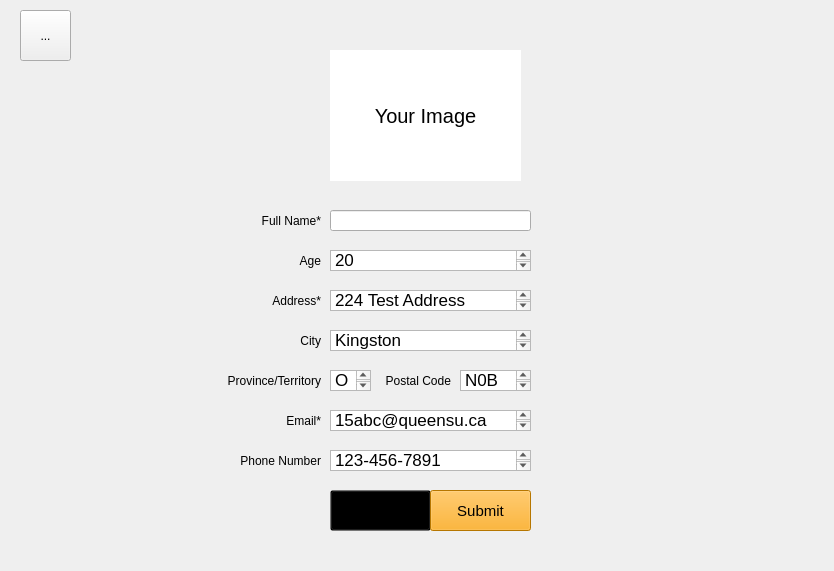
<?xml version="1.0" encoding="UTF-8"?>
<ui version="4.0">
 <class>SignUp</class>
 <widget class="QWidget" name="SignUp">
  <property name="geometry">
   <rect>
    <x>0</x>
    <y>0</y>
    <width>834</width>
    <height>571</height>
   </rect>
  </property>
  <property name="windowTitle">
   <string>Form</string>
  </property>
  <widget class="QTextEdit" name="textEdit_5">
   <property name="geometry">
    <rect>
     <x>330</x>
     <y>370</y>
     <width>41</width>
     <height>21</height>
    </rect>
   </property>
   <property name="html">
    <string>&lt;!DOCTYPE HTML PUBLIC &quot;-//W3C//DTD HTML 4.0//EN&quot; &quot;http://www.w3.org/TR/REC-html40/strict.dtd&quot;&gt;
&lt;html&gt;&lt;head&gt;&lt;meta name=&quot;qrichtext&quot; content=&quot;1&quot; /&gt;&lt;style type=&quot;text/css&quot;&gt;
p, li { white-space: pre-wrap; }
&lt;/style&gt;&lt;/head&gt;&lt;body style=&quot; font-family:'.SF NS Text'; font-size:13pt; font-weight:400; font-style:normal;&quot;&gt;
&lt;p style=&quot; margin-top:0px; margin-bottom:0px; margin-left:0px; margin-right:0px; -qt-block-indent:0; text-indent:0px;&quot;&gt;ON&lt;/p&gt;&lt;/body&gt;&lt;/html&gt;</string>
   </property>
  </widget>
  <widget class="QLabel" name="label_5">
   <property name="geometry">
    <rect>
     <x>250</x>
     <y>320</y>
     <width>71</width>
     <height>41</height>
    </rect>
   </property>
   <property name="styleSheet">
    <string notr="true">font-family: &quot;Avenir Next&quot;;</string>
   </property>
   <property name="text">
    <string>City</string>
   </property>
   <property name="alignment">
    <set>Qt::AlignRight|Qt::AlignTrailing|Qt::AlignVCenter</set>
   </property>
  </widget>
  <widget class="QTextEdit" name="textEdit_3">
   <property name="geometry">
    <rect>
     <x>330</x>
     <y>290</y>
     <width>201</width>
     <height>21</height>
    </rect>
   </property>
   <property name="html">
    <string>&lt;!DOCTYPE HTML PUBLIC &quot;-//W3C//DTD HTML 4.0//EN&quot; &quot;http://www.w3.org/TR/REC-html40/strict.dtd&quot;&gt;
&lt;html&gt;&lt;head&gt;&lt;meta name=&quot;qrichtext&quot; content=&quot;1&quot; /&gt;&lt;style type=&quot;text/css&quot;&gt;
p, li { white-space: pre-wrap; }
&lt;/style&gt;&lt;/head&gt;&lt;body style=&quot; font-family:'.SF NS Text'; font-size:13pt; font-weight:400; font-style:normal;&quot;&gt;
&lt;p style=&quot; margin-top:0px; margin-bottom:0px; margin-left:0px; margin-right:0px; -qt-block-indent:0; text-indent:0px;&quot;&gt;224 Test Address&lt;/p&gt;&lt;/body&gt;&lt;/html&gt;</string>
   </property>
  </widget>
  <widget class="QTextEdit" name="textEdit_7">
   <property name="geometry">
    <rect>
     <x>330</x>
     <y>450</y>
     <width>201</width>
     <height>21</height>
    </rect>
   </property>
   <property name="html">
    <string>&lt;!DOCTYPE HTML PUBLIC &quot;-//W3C//DTD HTML 4.0//EN&quot; &quot;http://www.w3.org/TR/REC-html40/strict.dtd&quot;&gt;
&lt;html&gt;&lt;head&gt;&lt;meta name=&quot;qrichtext&quot; content=&quot;1&quot; /&gt;&lt;style type=&quot;text/css&quot;&gt;
p, li { white-space: pre-wrap; }
&lt;/style&gt;&lt;/head&gt;&lt;body style=&quot; font-family:'.SF NS Text'; font-size:13pt; font-weight:400; font-style:normal;&quot;&gt;
&lt;p style=&quot; margin-top:0px; margin-bottom:0px; margin-left:0px; margin-right:0px; -qt-block-indent:0; text-indent:0px;&quot;&gt;123-456-7891&lt;/p&gt;&lt;/body&gt;&lt;/html&gt;</string>
   </property>
  </widget>
  <widget class="QLabel" name="label_7">
   <property name="geometry">
    <rect>
     <x>230</x>
     <y>400</y>
     <width>91</width>
     <height>41</height>
    </rect>
   </property>
   <property name="styleSheet">
    <string notr="true">font-family: &quot;Avenir Next&quot;;</string>
   </property>
   <property name="text">
    <string>Email*</string>
   </property>
   <property name="alignment">
    <set>Qt::AlignRight|Qt::AlignTrailing|Qt::AlignVCenter</set>
   </property>
  </widget>
  <widget class="QTextEdit" name="textEdit_6">
   <property name="geometry">
    <rect>
     <x>330</x>
     <y>410</y>
     <width>201</width>
     <height>21</height>
    </rect>
   </property>
   <property name="html">
    <string>&lt;!DOCTYPE HTML PUBLIC &quot;-//W3C//DTD HTML 4.0//EN&quot; &quot;http://www.w3.org/TR/REC-html40/strict.dtd&quot;&gt;
&lt;html&gt;&lt;head&gt;&lt;meta name=&quot;qrichtext&quot; content=&quot;1&quot; /&gt;&lt;style type=&quot;text/css&quot;&gt;
p, li { white-space: pre-wrap; }
&lt;/style&gt;&lt;/head&gt;&lt;body style=&quot; font-family:'.SF NS Text'; font-size:13pt; font-weight:400; font-style:normal;&quot;&gt;
&lt;p style=&quot; margin-top:0px; margin-bottom:0px; margin-left:0px; margin-right:0px; -qt-block-indent:0; text-indent:0px;&quot;&gt;15abc@queensu.ca&lt;/p&gt;&lt;/body&gt;&lt;/html&gt;</string>
   </property>
  </widget>
  <widget class="QLabel" name="label_9">
   <property name="geometry">
    <rect>
     <x>380</x>
     <y>360</y>
     <width>71</width>
     <height>41</height>
    </rect>
   </property>
   <property name="styleSheet">
    <string notr="true">font-family: &quot;Avenir Next&quot;;</string>
   </property>
   <property name="text">
    <string>Postal Code</string>
   </property>
   <property name="alignment">
    <set>Qt::AlignRight|Qt::AlignTrailing|Qt::AlignVCenter</set>
   </property>
  </widget>
  <widget class="QLabel" name="label_10">
   <property name="geometry">
    <rect>
     <x>330</x>
     <y>50</y>
     <width>191</width>
     <height>131</height>
    </rect>
   </property>
   <property name="styleSheet">
    <string notr="true">font-family: &quot;Avenir Next&quot;;
font-size: 20px;
background-color: white;</string>
   </property>
   <property name="text">
    <string>Your Image</string>
   </property>
   <property name="alignment">
    <set>Qt::AlignCenter</set>
   </property>
  </widget>
  <widget class="QLabel" name="label_6">
   <property name="geometry">
    <rect>
     <x>190</x>
     <y>360</y>
     <width>131</width>
     <height>41</height>
    </rect>
   </property>
   <property name="styleSheet">
    <string notr="true">font-family: &quot;Avenir Next&quot;;</string>
   </property>
   <property name="text">
    <string>Province/Territory</string>
   </property>
   <property name="alignment">
    <set>Qt::AlignRight|Qt::AlignTrailing|Qt::AlignVCenter</set>
   </property>
  </widget>
  <widget class="QLabel" name="label_4">
   <property name="geometry">
    <rect>
     <x>240</x>
     <y>280</y>
     <width>81</width>
     <height>41</height>
    </rect>
   </property>
   <property name="styleSheet">
    <string notr="true">font-family: &quot;Avenir Next&quot;;</string>
   </property>
   <property name="text">
    <string>Address*</string>
   </property>
   <property name="alignment">
    <set>Qt::AlignRight|Qt::AlignTrailing|Qt::AlignVCenter</set>
   </property>
  </widget>
  <widget class="QTextEdit" name="textEdit_8">
   <property name="geometry">
    <rect>
     <x>460</x>
     <y>370</y>
     <width>71</width>
     <height>21</height>
    </rect>
   </property>
   <property name="html">
    <string>&lt;!DOCTYPE HTML PUBLIC &quot;-//W3C//DTD HTML 4.0//EN&quot; &quot;http://www.w3.org/TR/REC-html40/strict.dtd&quot;&gt;
&lt;html&gt;&lt;head&gt;&lt;meta name=&quot;qrichtext&quot; content=&quot;1&quot; /&gt;&lt;style type=&quot;text/css&quot;&gt;
p, li { white-space: pre-wrap; }
&lt;/style&gt;&lt;/head&gt;&lt;body style=&quot; font-family:'.SF NS Text'; font-size:13pt; font-weight:400; font-style:normal;&quot;&gt;
&lt;p style=&quot; margin-top:0px; margin-bottom:0px; margin-left:0px; margin-right:0px; -qt-block-indent:0; text-indent:0px;&quot;&gt;N0B 2J0&lt;/p&gt;&lt;/body&gt;&lt;/html&gt;</string>
   </property>
  </widget>
  <widget class="QLabel" name="label_8">
   <property name="geometry">
    <rect>
     <x>220</x>
     <y>440</y>
     <width>101</width>
     <height>41</height>
    </rect>
   </property>
   <property name="styleSheet">
    <string notr="true">font-family: &quot;Avenir Next&quot;;</string>
   </property>
   <property name="text">
    <string>Phone Number</string>
   </property>
   <property name="alignment">
    <set>Qt::AlignRight|Qt::AlignTrailing|Qt::AlignVCenter</set>
   </property>
  </widget>
  <widget class="QTextEdit" name="textEdit_4">
   <property name="geometry">
    <rect>
     <x>330</x>
     <y>330</y>
     <width>201</width>
     <height>21</height>
    </rect>
   </property>
   <property name="html">
    <string>&lt;!DOCTYPE HTML PUBLIC &quot;-//W3C//DTD HTML 4.0//EN&quot; &quot;http://www.w3.org/TR/REC-html40/strict.dtd&quot;&gt;
&lt;html&gt;&lt;head&gt;&lt;meta name=&quot;qrichtext&quot; content=&quot;1&quot; /&gt;&lt;style type=&quot;text/css&quot;&gt;
p, li { white-space: pre-wrap; }
&lt;/style&gt;&lt;/head&gt;&lt;body style=&quot; font-family:'.SF NS Text'; font-size:13pt; font-weight:400; font-style:normal;&quot;&gt;
&lt;p style=&quot; margin-top:0px; margin-bottom:0px; margin-left:0px; margin-right:0px; -qt-block-indent:0; text-indent:0px;&quot;&gt;Kingston&lt;/p&gt;&lt;/body&gt;&lt;/html&gt;</string>
   </property>
  </widget>
  <widget class="QTextEdit" name="textEdit_2">
   <property name="geometry">
    <rect>
     <x>330</x>
     <y>250</y>
     <width>201</width>
     <height>21</height>
    </rect>
   </property>
   <property name="html">
    <string>&lt;!DOCTYPE HTML PUBLIC &quot;-//W3C//DTD HTML 4.0//EN&quot; &quot;http://www.w3.org/TR/REC-html40/strict.dtd&quot;&gt;
&lt;html&gt;&lt;head&gt;&lt;meta name=&quot;qrichtext&quot; content=&quot;1&quot; /&gt;&lt;style type=&quot;text/css&quot;&gt;
p, li { white-space: pre-wrap; }
&lt;/style&gt;&lt;/head&gt;&lt;body style=&quot; font-family:'.SF NS Text'; font-size:13pt; font-weight:400; font-style:normal;&quot;&gt;
&lt;p style=&quot; margin-top:0px; margin-bottom:0px; margin-left:0px; margin-right:0px; -qt-block-indent:0; text-indent:0px;&quot;&gt;20&lt;/p&gt;&lt;/body&gt;&lt;/html&gt;</string>
   </property>
  </widget>
  <widget class="QPushButton" name="pushButton_4">
   <property name="geometry">
    <rect>
     <x>330</x>
     <y>490</y>
     <width>101</width>
     <height>41</height>
    </rect>
   </property>
   <property name="styleSheet">
    <string notr="true">font-family: &quot;Avenir Next&quot;;
background-color: transparent;
font-size: 15px;</string>
   </property>
   <property name="text">
    <string>Cancel</string>
   </property>
  </widget>
  <widget class="QLabel" name="label_2">
   <property name="geometry">
    <rect>
     <x>230</x>
     <y>200</y>
     <width>91</width>
     <height>41</height>
    </rect>
   </property>
   <property name="styleSheet">
    <string notr="true">font-family: &quot;Avenir Next&quot;;</string>
   </property>
   <property name="text">
    <string>Full Name*</string>
   </property>
   <property name="alignment">
    <set>Qt::AlignRight|Qt::AlignTrailing|Qt::AlignVCenter</set>
   </property>
  </widget>
  <widget class="QLabel" name="label_3">
   <property name="geometry">
    <rect>
     <x>260</x>
     <y>240</y>
     <width>61</width>
     <height>41</height>
    </rect>
   </property>
   <property name="styleSheet">
    <string notr="true">font-family: &quot;Avenir Next&quot;;</string>
   </property>
   <property name="text">
    <string>Age</string>
   </property>
   <property name="alignment">
    <set>Qt::AlignRight|Qt::AlignTrailing|Qt::AlignVCenter</set>
   </property>
  </widget>
  <widget class="QPushButton" name="pushButton_3">
   <property name="geometry">
    <rect>
     <x>430</x>
     <y>490</y>
     <width>101</width>
     <height>41</height>
    </rect>
   </property>
   <property name="styleSheet">
    <string notr="true">font-family: &quot;Avenir Next&quot;;
background-color: orange;
font-size: 15px;</string>
   </property>
   <property name="text">
    <string>Submit</string>
   </property>
  </widget>
  <widget class="QToolButton" name="toolButton">
   <property name="geometry">
    <rect>
     <x>20</x>
     <y>10</y>
     <width>51</width>
     <height>51</height>
    </rect>
   </property>
   <property name="text">
    <string>...</string>
   </property>
  </widget>
  <widget class="QLineEdit" name="nameLbl">
   <property name="geometry">
    <rect>
     <x>330</x>
     <y>210</y>
     <width>201</width>
     <height>21</height>
    </rect>
   </property>
  </widget>
 </widget>
 <resources/>
 <connections/>
</ui>
